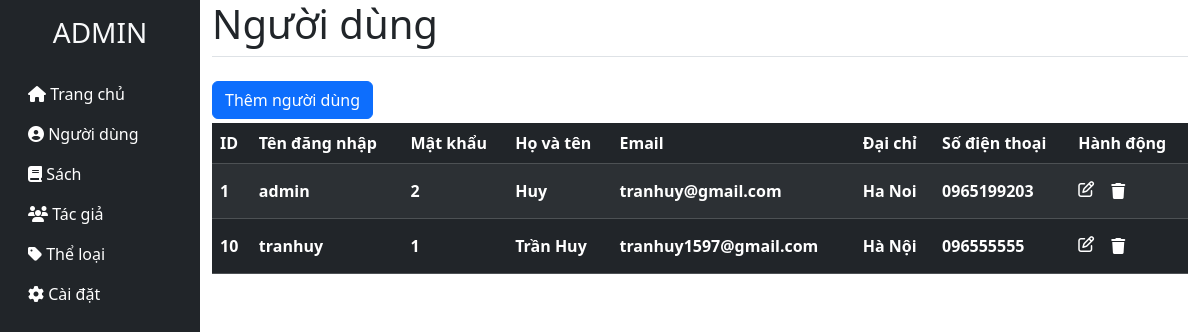
Page /BookShop/admin/users.php (signed in) on the committed database.
### tables this page shows
CREATE TABLE `users` (
  `user_id` int(11) NOT NULL,
  `username` varchar(50) NOT NULL,
  `password` varchar(255) NOT NULL,
  `full_name` varchar(100) NOT NULL,
  `email` varchar(255) NOT NULL,
  `address` varchar(255) NOT NULL,
  `mobile` varchar(15) NOT NULL,
  `role` tinyint(1) NOT NULL
);

### BookShop/admin/users.php (the view, shortened to what this page needs)
<?php
    require 'includes/header.php';
?>
<div class="h1 pb-2 mb-4 border-bottom">
</div>
<a href="form_user.php" class="btn btn-primary mb-1">Thêm người dùng</a>
<table class="table table-dark table-striped">
  <thead>
    <tr>
      <th scope="col">ID</th>
      <th scope="col">Tên đăng nhập</th>
      <th scope="col">Mật khẩu</th>
      <th scope="col">Họ và tên</th>
      <th scope="col">Email</th>
      <th scope="col">Đại chỉ</th>
      <th scope="col">Số điện thoại</th>
      <th scope="col">Hành động</th>
    </tr>
  </thead>
  <tbody>
<?php
  require 'php/dbconnection.php';
  $query = "SELECT * FROM users";
  $result = $conn->query($query);
  while ($row = $result->fetch_assoc()) {
    ?><tr><?php
      echo '<th class="align-middle">' . $row['user_id'] . '</th>';
      echo '<th class="align-middle">' . $row['username'] . '</th>';
      echo '<th class="align-middle">' . $row['password'] . '</th>';
      echo '<th class="align-middle">' . $row['full_name'] . '</th>';
      echo '<th class="align-middle">' . $row['email'] . '</th>';
      echo '<th class="align-middle">' . $row['address'] . '</th>';
      echo '<th class="align-middle">' . $row['mobile'] . '</th>';
      ?><th><?php
      echo '<a href="form_user.php?user_id=' . $row['user_id'] .'" class="pe-1"><i class="fa-regular fa-pen-to-square" style="color: #ffffff"></i></a>';
      echo '<button type="button" class="btn" data-bs-toggle="modal" data-bs-target="#deleteModal" data-table="users" data-id="' . $row['user_id'] . '"><i class="fa-solid fa-trash" style="color: #ffffff"></i></button>';
      ?></th><?php
    ?></tr><?php
  }
?>
  </tbody>
</table>
<?php
    require 'includes/footer.php';
?>

### rows in the picture
users: user_id "1", username "admin", password "2", full_name "Huy", email "tranhuy@gmail.com", address "Ha Noi", mobile "0965199203"
users: user_id "10", username "tranhuy", password "1", full_name "Trần Huy", email "tranhuy1597@gmail.com", address "Hà Nội", mobile "096555555"
